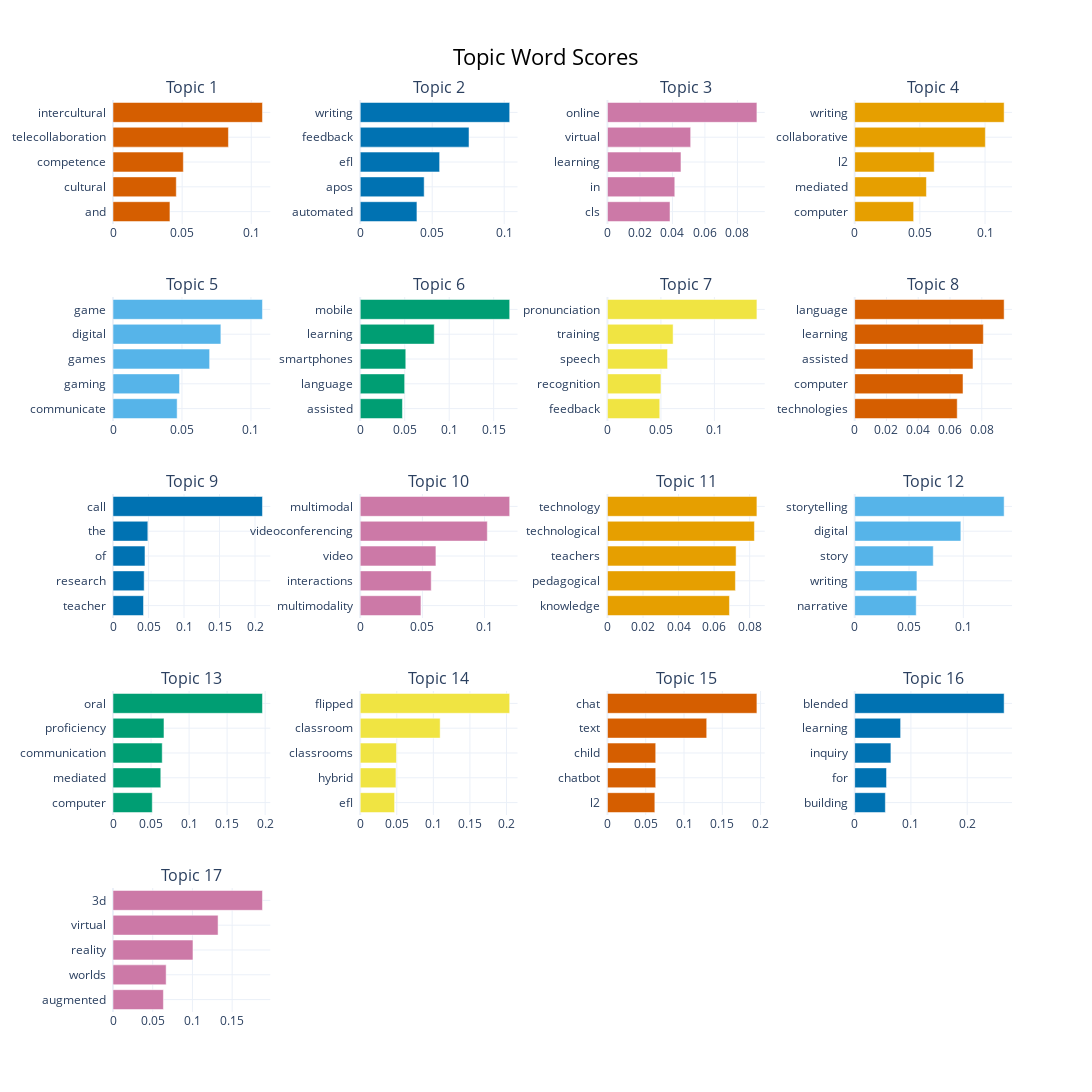

Notebook code cell kept with this figure:
### Code cell
topics_to_include = list(range(1, 18))
model.visualize_barchart(topics= topics_to_include, width=300)

### Figure 1 — Plotly figure (JSON) as saved in the notebook; plotly's stock layout.template omitted (floating-point values rounded to 4 significant figures)
{"data": [{"marker": {"color": "#D55E00"}, "orientation": "h", "type": "bar", "x": [0.04118, 0.04578, 0.05087, 0.08349, 0.1081], "xaxis": "x", "y": ["and  ", "cultural  ", "competence  ", "telecollaboration  ", "intercultural  "], "yaxis": "y"}, {"marker": {"color": "#0072B2"}, "orientation": "h", "type": "bar", "x": [0.03939, 0.04441, 0.05514, 0.07556, 0.1038], "xaxis": "x2", "y": ["automated  ", "apos  ", "efl  ", "feedback  ", "writing  "], "yaxis": "y2"}, {"marker": {"color": "#CC79A7"}, "orientation": "h", "type": "bar", "x": [0.03851, 0.04145, 0.04526, 0.05123, 0.092], "xaxis": "x3", "y": ["cls  ", "in  ", "learning  ", "virtual  ", "online  "], "yaxis": "y3"}, {"marker": {"color": "#E69F00"}, "orientation": "h", "type": "bar", "x": [0.04523, 0.05504, 0.06102, 0.1002, 0.1146], "xaxis": "x4", "y": ["computer  ", "mediated  ", "l2  ", "collaborative  ", "writing  "], "yaxis": "y4"}, {"marker": {"color": "#56B4E9"}, "orientation": "h", "type": "bar", "x": [0.0465, 0.04823, 0.07004, 0.0782, 0.1083], "xaxis": "x5", "y": ["communicate  ", "gaming  ", "games  ", "digital  ", "game  "], "yaxis": "y5"}, {"marker": {"color": "#009E73"}, "orientation": "h", "type": "bar", "x": [0.04745, 0.04994, 0.0512, 0.08318, 0.168], "xaxis": "x6", "y": ["assisted  ", "language  ", "smartphones  ", "learning  ", "mobile  "], "yaxis": "y6"}, {"marker": {"color": "#F0E442"}, "orientation": "h", "type": "bar", "x": [0.0489, 0.05002, 0.05621, 0.06139, 0.1398], "xaxis": "x7", "y": ["feedback  ", "recognition  ", "speech  ", "training  ", "pronunciation  "], "yaxis": "y7"}, {"marker": {"color": "#D55E00"}, "orientation": "h", "type": "bar", "x": [0.06455, 0.0682, 0.0745, 0.08101, 0.09409], "xaxis": "x8", "y": ["technologies  ", "computer  ", "assisted  ", "learning  ", "language  "], "yaxis": "y8"}, {"marker": {"color": "#0072B2"}, "orientation": "h", "type": "bar", "x": [0.04296, 0.04389, 0.04504, 0.04906, 0.2105], "xaxis": "x9", "y": ["teacher  ", "research  ", "of  ", "the  ", "call  "], "yaxis": "y9"}, {"marker": {"color": "#CC79A7"}, "orientation": "h", "type": "bar", "x": [0.04885, 0.05712, 0.06089, 0.1022, 0.1202], "xaxis": "x10", "y": ["multimodality  ", "interactions  ", "video  ", "videoconferencing  ", "multimodal  "], "yaxis": "y10"}, {"marker": {"color": "#E69F00"}, "orientation": "h", "type": "bar", "x": [0.06863, 0.07198, 0.07236, 0.08267, 0.08407], "xaxis": "x11", "y": ["knowledge  ", "pedagogical  ", "teachers  ", "technological  ", "technology  "], "yaxis": "y11"}, {"marker": {"color": "#56B4E9"}, "orientation": "h", "type": "bar", "x": [0.05663, 0.05728, 0.07233, 0.09772, 0.1375], "xaxis": "x12", "y": ["narrative  ", "writing  ", "story  ", "digital  ", "storytelling  "], "yaxis": "y12"}, {"marker": {"color": "#009E73"}, "orientation": "h", "type": "bar", "x": [0.05162, 0.06282, 0.0647, 0.06701, 0.1965], "xaxis": "x13", "y": ["computer  ", "mediated  ", "communication  ", "proficiency  ", "oral  "], "yaxis": "y13"}, {"marker": {"color": "#F0E442"}, "orientation": "h", "type": "bar", "x": [0.04697, 0.04883, 0.04951, 0.1093, 0.2044], "xaxis": "x14", "y": ["efl  ", "hybrid  ", "classrooms  ", "classroom  ", "flipped  "], "yaxis": "y14"}, {"marker": {"color": "#D55E00"}, "orientation": "h", "type": "bar", "x": [0.06188, 0.06304, 0.06304, 0.1296, 0.1952], "xaxis": "x15", "y": ["l2  ", "chatbot  ", "child  ", "text  ", "chat  "], "yaxis": "y15"}, {"marker": {"color": "#0072B2"}, "orientation": "h", "type": "bar", "x": [0.05454, 0.05662, 0.0644, 0.08166, 0.2656], "xaxis": "x16", "y": ["building  ", "for  ", "inquiry  ", "learning  ", "blended  "], "yaxis": "y16"}, {"marker": {"color": "#CC79A7"}, "orientation": "h", "type": "bar", "x": [0.06345, 0.0669, 0.1007, 0.1323, 0.1882], "xaxis": "x17", "y": ["augmented  ", "worlds  ", "reality  ", "virtual  ", "3d  "], "yaxis": "y17"}], "layout": {"annotations": [{"font": {"size": 16}, "showarrow": false, "text": "Topic 1", "x": 0.0875, "xanchor": "center", "xref": "paper", "y": 1.0, "yanchor": "bottom", "yref": "paper"}, {"font": {"size": 16}, "showarrow": false, "text": "Topic 2", "x": 0.3625, "xanchor": "center", "xref": "paper", "y": 1.0, "yanchor": "bottom", "yref": "paper"}, {"font": {"size": 16}, "showarrow": false, "text": "Topic 3", "x": 0.6375, "xanchor": "center", "xref": "paper", "y": 1.0, "yanchor": "bottom", "yref": "paper"}, {"font": {"size": 16}, "showarrow": false, "text": "Topic 4", "x": 0.9125, "xanchor": "center", "xref": "paper", "y": 1.0, "yanchor": "bottom", "yref": "paper"}, {"font": {"size": 16}, "showarrow": false, "text": "Topic 5", "x": 0.0875, "xanchor": "center", "xref": "paper", "y": 0.784, "yanchor": "bottom", "yref": "paper"}, {"font": {"size": 16}, "showarrow": false, "text": "Topic 6", "x": 0.3625, "xanchor": "center", "xref": "paper", "y": 0.784, "yanchor": "bottom", "yref": "paper"}, {"font": {"size": 16}, "showarrow": false, "text": "Topic 7", "x": 0.6375, "xanchor": "center", "xref": "paper", "y": 0.784, "yanchor": "bottom", "yref": "paper"}, {"font": {"size": 16}, "showarrow": false, "text": "Topic 8", "x": 0.9125, "xanchor": "center", "xref": "paper", "y": 0.784, "yanchor": "bottom", "yref": "paper"}, {"font": {"size": 16}, "showarrow": false, "text": "Topic 9", "x": 0.0875, "xanchor": "center", "xref": "paper", "y": 0.568, "yanchor": "bottom", "yref": "paper"}, {"font": {"size": 16}, "showarrow": false, "text": "Topic 10", "x": 0.3625, "xanchor": "center", "xref": "paper", "y": 0.568, "yanchor": "bottom", "yref": "paper"}, {"font": {"size": 16}, "showarrow": false, "text": "Topic 11", "x": 0.6375, "xanchor": "center", "xref": "paper", "y": 0.568, "yanchor": "bottom", "yref": "paper"}, {"font": {"size": 16}, "showarrow": false, "text": "Topic 12", "x": 0.9125, "xanchor": "center", "xref": "paper", "y": 0.568, "yanchor": "bottom", "yref": "paper"}, {"font": {"size": 16}, "showarrow": false, "text": "Topic 13", "x": 0.0875, "xanchor": "center", "xref": "paper", "y": 0.352, "yanchor": "bottom", "yref": "paper"}, {"font": {"size": 16}, "showarrow": false, "text": "Topic 14", "x": 0.3625, "xanchor": "center", "xref": "paper", "y": 0.352, "yanchor": "bottom", "yref": "paper"}, {"font": {"size": 16}, "showarrow": false, "text": "Topic 15", "x": 0.6375, "xanchor": "center", "xref": "paper", "y": 0.352, "yanchor": "bottom", "yref": "paper"}, {"font": {"size": 16}, "showarrow": false, "text": "Topic 16", "x": 0.9125, "xanchor": "center", "xref": "paper", "y": 0.352, "yanchor": "bottom", "yref": "paper"}, {"font": {"size": 16}, "showarrow": false, "text": "Topic 17", "x": 0.0875, "xanchor": "center", "xref": "paper", "y": 0.136, "yanchor": "bottom", "yref": "paper"}], "height": 1250, "hoverlabel": {"bgcolor": "white", "font": {"family": "Rockwell", "size": 16}}, "showlegend": false, "title": {"font": {"color": "Black", "size": 22}, "text": "Topic Word Scores", "x": 0.5, "xanchor": "center", "yanchor": "top"}, "width": 1200, "xaxis": {"anchor": "y", "domain": [0, 0.175], "showgrid": true}, "xaxis10": {"anchor": "y10", "domain": [0.275, 0.45], "showgrid": true}, "xaxis11": {"anchor": "y11", "domain": [0.55, 0.725], "showgrid": true}, "xaxis12": {"anchor": "y12", "domain": [0.825, 1], "showgrid": true}, "xaxis13": {"anchor": "y13", "domain": [0, 0.175], "showgrid": true}, "xaxis14": {"anchor": "y14", "domain": [0.275, 0.45], "showgrid": true}, "xaxis15": {"anchor": "y15", "domain": [0.55, 0.725], "showgrid": true}, "xaxis16": {"anchor": "y16", "domain": [0.825, 1], "showgrid": true}, "xaxis17": {"anchor": "y17", "domain": [0, 0.175], "showgrid": true}, "xaxis18": {"anchor": "y18", "domain": [0.275, 0.45], "showgrid": true}, "xaxis19": {"anchor": "y19", "domain": [0.55, 0.725], "showgrid": true}, "xaxis2": {"anchor": "y2", "domain": [0.275, 0.45], "showgrid": true}, "xaxis20": {"anchor": "y20", "domain": [0.825, 1], "showgrid": true}, "xaxis3": {"anchor": "y3", "domain": [0.55, 0.725], "showgrid": true}, "xaxis4": {"anchor": "y4", "domain": [0.825, 1], "showgrid": true}, "xaxis5": {"anchor": "y5", "domain": [0, 0.175], "showgrid": true}, "xaxis6": {"anchor": "y6", "domain": [0.275, 0.45], "showgrid": true}, "xaxis7": {"anchor": "y7", "domain": [0.55, 0.725], "showgrid": true}, "xaxis8": {"anchor": "y8", "domain": [0.825, 1], "showgrid": true}, "xaxis9": {"anchor": "y9", "domain": [0, 0.175], "showgrid": true}, "yaxis": {"anchor": "x", "domain": [0.864, 1.0], "showgrid": true}, "yaxis10": {"anchor": "x10", "domain": [0.432, 0.568], "showgrid": true}, "yaxis11": {"anchor": "x11", "domain": [0.432, 0.568], "showgrid": true}, "yaxis12": {"anchor": "x12", "domain": [0.432, 0.568], "showgrid": true}, "yaxis13": {"anchor": "x13", "domain": [0.216, 0.352], "showgrid": true}, "yaxis14": {"anchor": "x14", "domain": [0.216, 0.352], "showgrid": true}, "yaxis15": {"anchor": "x15", "domain": [0.216, 0.352], "showgrid": true}, "yaxis16": {"anchor": "x16", "domain": [0.216, 0.352], "showgrid": true}, "yaxis17": {"anchor": "x17", "domain": [0, 0.136], "showgrid": true}, "yaxis18": {"anchor": "x18", "domain": [0, 0.136], "showgrid": true}, "yaxis19": {"anchor": "x19", "domain": [0, 0.136], "showgrid": true}, "yaxis2": {"anchor": "x2", "domain": [0.864, 1.0], "showgrid": true}, "yaxis20": {"anchor": "x20", "domain": [0, 0.136], "showgrid": true}, "yaxis3": {"anchor": "x3", "domain": [0.864, 1.0], "showgrid": true}, "yaxis4": {"anchor": "x4", "domain": [0.864, 1.0], "showgrid": true}, "yaxis5": {"anchor": "x5", "domain": [0.648, 0.784], "showgrid": true}, "yaxis6": {"anchor": "x6", "domain": [0.648, 0.784], "showgrid": true}, "yaxis7": {"anchor": "x7", "domain": [0.648, 0.784], "showgrid": true}, "yaxis8": {"anchor": "x8", "domain": [0.648, 0.784], "showgrid": true}, "yaxis9": {"anchor": "x9", "domain": [0.432, 0.568], "showgrid": true}}}
